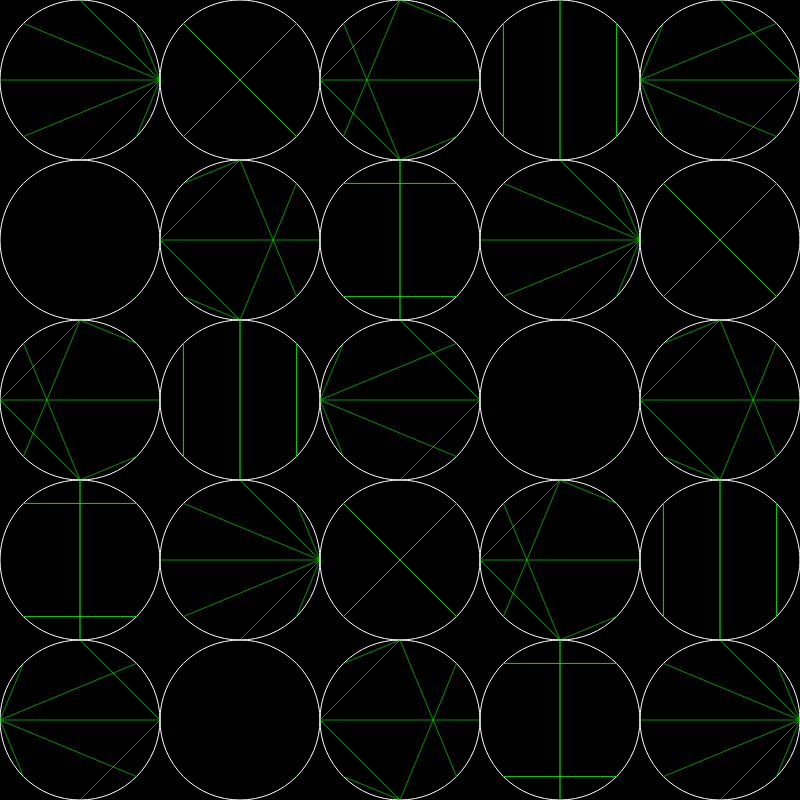
Frame 1 (no input)
Frame 60 (no input): identical to frame 1, image omitted
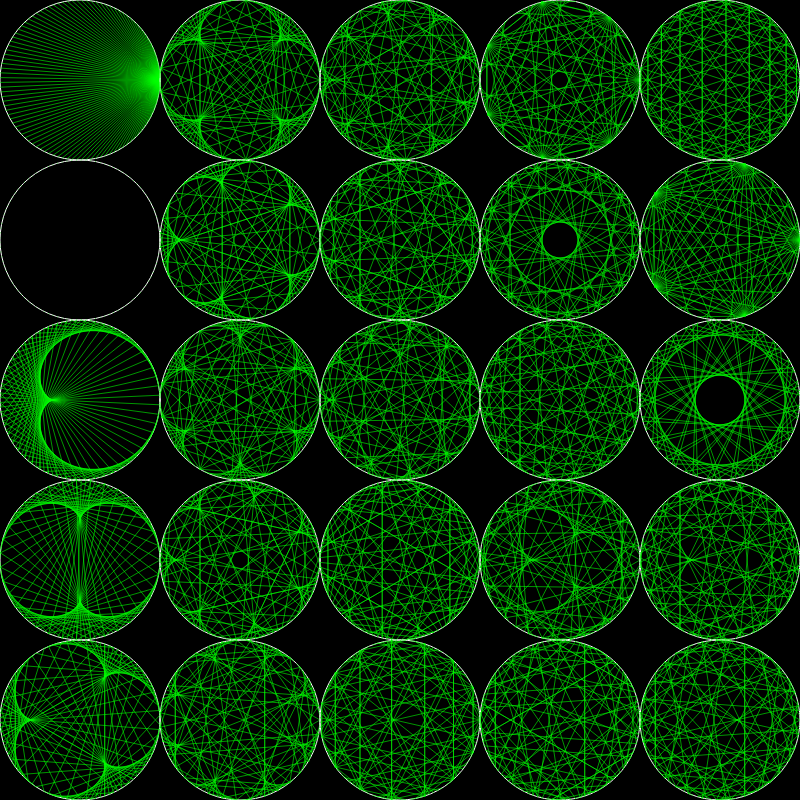
Frame 120 (the mouse pressed at the canvas centre since frame 60)

The p5.js sketch that drew these frames (run headless with seeded random() and noise() and a simulated clock; from frame 60 on, the mouse is pressed at the canvas centre):

// p5.js sketch
// ── sketch.js
// let's make a class of modulo multiplications
// and fill the screen with objects


let sz;  // size var
let modCircles = [];
let cnv
function setup() {
  cnv = createCanvas(800,800);
  let cx = (windowWidth - width) / 2;
  let cy = (windowHeight - height) / 2;
  cnv.position(cx, cy);

  background(0);
  //ellipseMode(CORNER);
  sz = width/5  // size as a fraction of width
  let r = sz/2;
  for (let i = 0; i<25;i++){
   modCircles[i] = new ModMult(width/4,height/2,r,i,100); 
    
  }
   
}


function draw(){
  background(0);
   let count = 0;
   for (let x = 0;x<width;x+=sz){
     for(let y=0;y<height;y+=sz){
     
     modCircles[count].x = x;
     modCircles[count].y = y;
     modCircles[count].total = floor(map(mouseX, 0, width, 10,200));
     modCircles[count].drawIt();
     count++
     
     }
   }
   // noLoop();
 }
// ── mod_mult_circle.js
class ModMult {

    constructor(x, y, r, factor, total) {
      this.x = x; // x pos
      this.y = y; // y pos  
      this.r = r; // radius
      this.factor = factor; // multiplication factor 2 3 4 etc
      this.total = total; // total number of points for lines
    }
  
    drawIt() {
      
      push();  // needed to add push and pop for multiple instantiations.
      translate(this.x+this.r, this.y+this.r);
       
      stroke(255);
      noFill();
      ellipse(0, 0, this.r * 2); // draws a circle at origin
  
  
      //stroke(random(255),random(255),random(255),150);
  
      for (let i = 0; i < this.total; i++) {
        let ax = polar2cartX(i, this.total,this.r);
        let ay = polar2cartY(i, this.total, this.r);
        let bx = polar2cartX(i * this.factor, this.total, this.r);
        let by = polar2cartY(i * this.factor, this.total, this.r);
        stroke(0,255,0,150);
        line(ax, ay, bx, by);
        
  
      }
      pop();
      // functions for drawIt() method must be inside the method itself. also functions cannot have the this. stuff so you must pass them in arguments
      function polar2cartX(index, total, r) {
      let angle = map(index % total, 0, total, 0, TWO_PI); // get the angle as as circle divided by total points
      let x = r * cos(angle); // cah cosine = adg/hpy, trig function r is hypot
      return x;
    }
  
    function polar2cartY(index, total,r) {
      let angle = map(index % total, 0, total, 0, TWO_PI); // get the angle as as circle divided by total points
      let y = r * sin(angle); // soh sine=opp/hyp, trig function r is hypot
      return y;
    }
  
    }
    
  }
